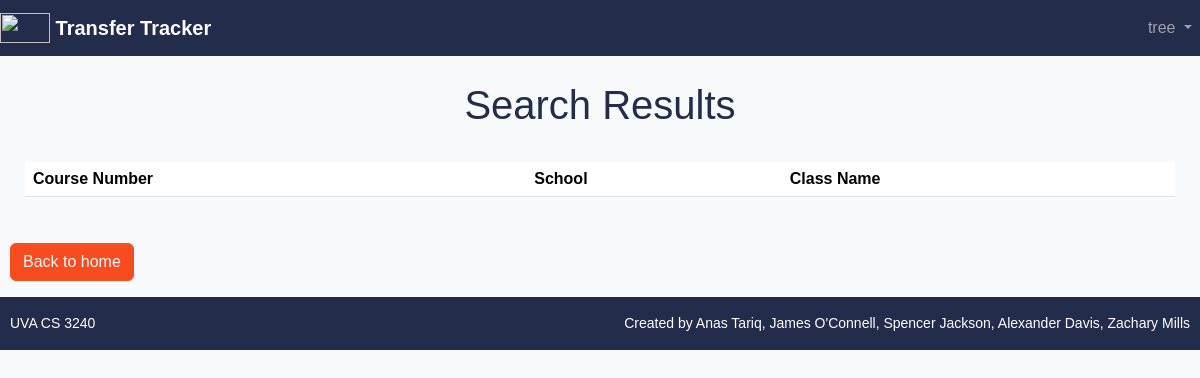
The app's page /home/seas/approved (signed in), older data.
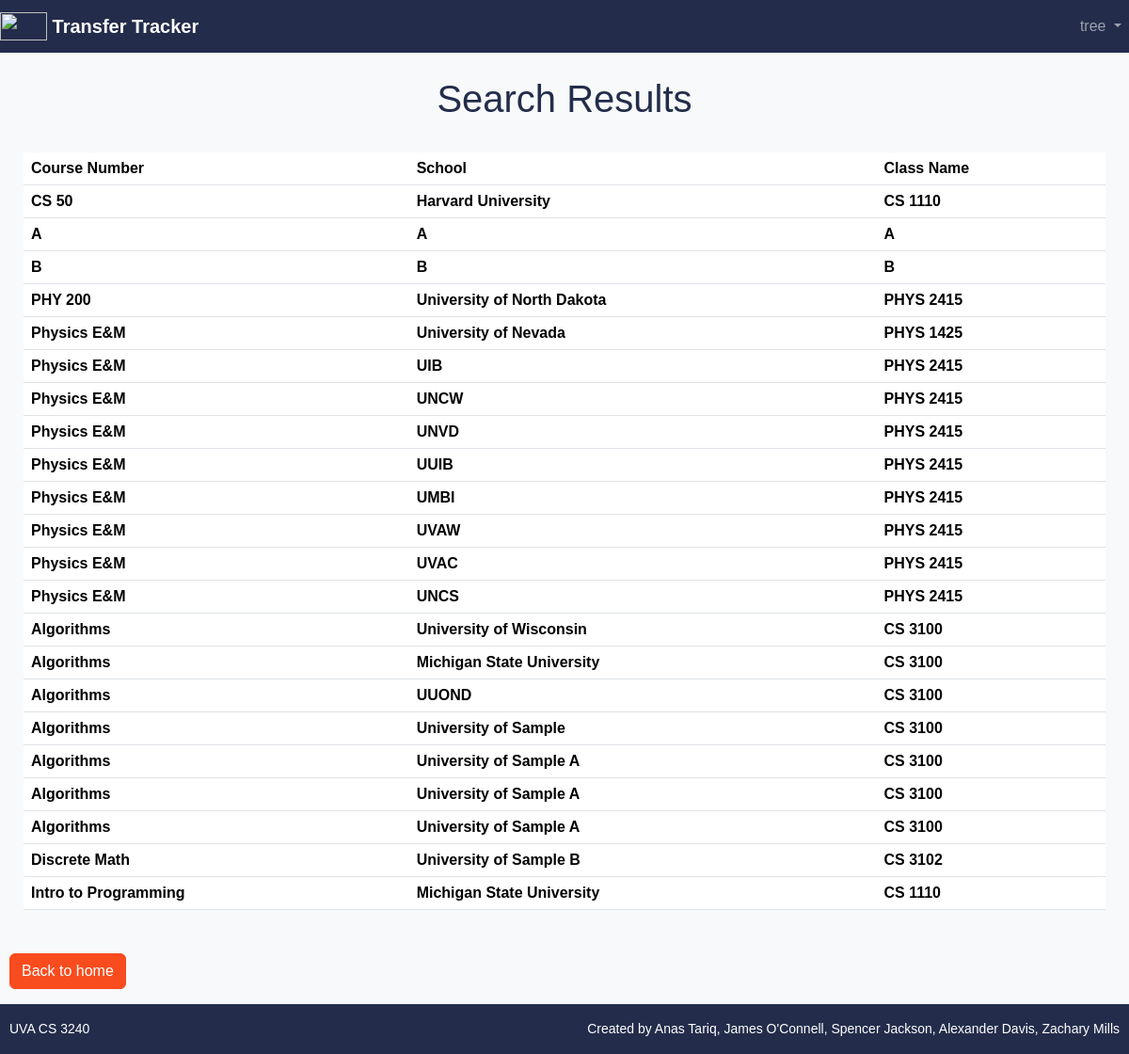
The same page, newer data.
### login/models.py (models this page shows, shortened)
class ApprovedTransfer(models.Model):
    class_name = models.CharField(max_length=200)
    school_name = models.CharField(max_length=200, default="uva")
    equivalency_name = models.CharField(max_length=200, default="None")
    user=models.CharField(max_length=200,default="None")

### login/views.py (the view)
# urls.py: path('home/seas/approved', views.ApprovedTransferView.as_view()),
class ApprovedTransferView(generic.ListView):
    model = ApprovedTransfer
    template_name = 'approved.html'
    def get_queryset(self):
        return ApprovedTransfer.objects.all()

### templates/approved.html (shortened to what this page needs)
{% load socialaccount %}
{% load bootstrap5 %}
{% bootstrap_css %}
<html>
<body>
<div class="d-flex flex-column mx-auto">
    <div class="d-flex flex-column mx-auto" style="width:100%">
        {% if user.is_authenticated %}
        <div class="d-xxl-flex">
            <nav class="navbar navbar-expand navbar-dark" style="background-color: #232D4B">
                <a class="navbar-brand" href="/home/">
                    <img src="https://dynaimage.cdn.cnn.com/cnn/c_fill,g_auto,w_1200,h_675,ar_16:9/https%3A%2F%2Fcdn.cnn.com%2Fcnnnext%2Fdam%2Fassets%2F200617130257-01-uva-reworked-logo-0616.jpg" width="50" height="30" class="d-inline-block align-top" alt="">
                    Transfer Tracker
                </a>
                <div class="collapse navbar-collapse" id="navbarNavDropdown">
                    <ul class="navbar-nav ms-auto">
                        <li class="nav-item dropdown">
                            <a class="nav-link dropdown-toggle" href="#" id="navbarDropdownMenuLink" role="button" data-bs-toggle="dropdown" aria-expanded="false">
                                {{ user.username }}
                            </a>
                        </li>
                    </ul>
                </div>
            </nav>
        </div>
        <div class="d-flex justify-content-center" style="padding-top:25px;padding-bottom:25px">
            <h1>Search Results</h1>
        </div>
        <div class="d-flex" style="padding-bottom:20px;padding-left:25px;padding-right:25px">
        <table class="table table-hover">
                <tr>
                    <th>Course Number</th>
                    <th>School</th>
                    <th>Class Name</th>
                </tr>
                {% for appr in object_list %}
                <tr>
                    <th>{{ appr.class_name }}</th>
                    <th>{{ appr.school_name }}</th>
                    <th>{{ appr.equivalency_name }}</th>
                </tr>
                {% endfor %}
            </table>
        {% else %}
        <a href="{% provider_login_url 'google' %}">Login With Google</a>
        {% endif %}
    </div>
    <div class="d-flex" style="padding-left:10px;padding-top:10px">
    <p><a class="btn btn-ora" href="/home/seas/admin" role="button" style="width:100%">
        Back to home
    </a></p>
    </div>
    <div class="d-xxl-flex">
        <nav class="navbar" style="background-color: #232D4B">
            <span class="navbar-text" style="padding-left:10px">UVA CS 3240</span>
            <span class="navbar-text ml-auto" style="padding-right:10px">Created by Anas Tariq, James O'Connell, Spencer Jackson, Alexander Davis, Zachary Mills </span>
        </nav>
    </div>
</div>

Row changes from the older to the newer data that the page shows:
added ApprovedTransfer: class_name "CS 50", school_name "Harvard University", equivalency_name "CS 1110"
added ApprovedTransfer: class_name "A", school_name "A", equivalency_name "A"
added ApprovedTransfer: class_name "B", school_name "B", equivalency_name "B"
added ApprovedTransfer: class_name "PHY 200", school_name "University of North Dakota", equivalency_name "PHYS 2415"
added ApprovedTransfer: class_name "Physics E&M", school_name "University of Nevada", equivalency_name "PHYS 1425"
added ApprovedTransfer: class_name "Physics E&M", school_name "UIB", equivalency_name "PHYS 2415"
added ApprovedTransfer: class_name "Physics E&M", school_name "UNCW", equivalency_name "PHYS 2415"
added ApprovedTransfer: class_name "Physics E&M", school_name "UNVD", equivalency_name "PHYS 2415"
added ApprovedTransfer: class_name "Physics E&M", school_name "UUIB", equivalency_name "PHYS 2415"
added ApprovedTransfer: class_name "Physics E&M", school_name "UMBI", equivalency_name "PHYS 2415"
added ApprovedTransfer: class_name "Physics E&M", school_name "UVAW", equivalency_name "PHYS 2415"
added ApprovedTransfer: class_name "Physics E&M", school_name "UVAC", equivalency_name "PHYS 2415"
added ApprovedTransfer: class_name "Physics E&M", school_name "UNCS", equivalency_name "PHYS 2415"
added ApprovedTransfer: class_name "Algorithms", school_name "University of Wisconsin", equivalency_name "CS 3100"
added ApprovedTransfer: class_name "Algorithms", school_name "Michigan State University", equivalency_name "CS 3100"
added ApprovedTransfer: class_name "Algorithms", school_name "UUOND", equivalency_name "CS 3100"
added ApprovedTransfer: class_name "Algorithms", school_name "University of Sample", equivalency_name "CS 3100"
added ApprovedTransfer: class_name "Algorithms", school_name "University of Sample A", equivalency_name "CS 3100"
added ApprovedTransfer: class_name "Algorithms", school_name "University of Sample A", equivalency_name "CS 3100"
added ApprovedTransfer: class_name "Algorithms", school_name "University of Sample A", equivalency_name "CS 3100"
added ApprovedTransfer: class_name "Discrete Math", school_name "University of Sample B", equivalency_name "CS 3102"
added ApprovedTransfer: class_name "Intro to Programming", school_name "Michigan State University", equivalency_name "CS 1110"
